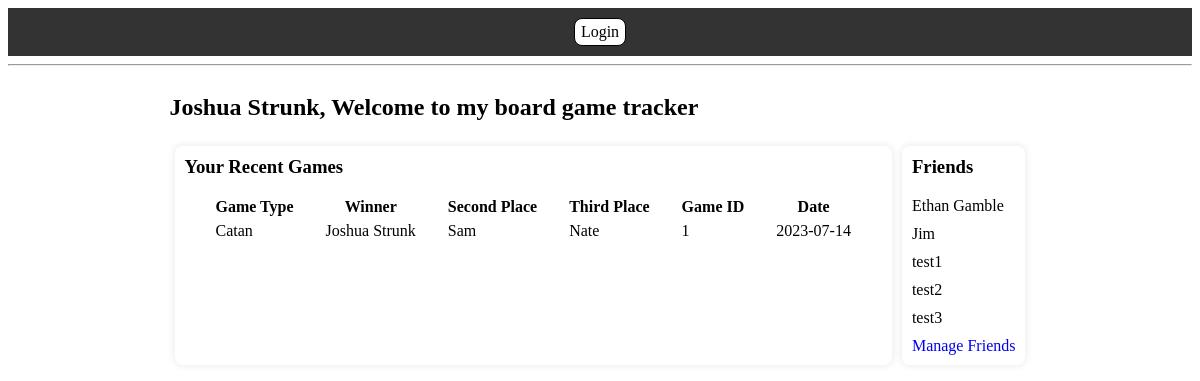
Screenshot of /home (signed in) with the database file from the repository.
### app.py (models this page shows)
class User(UserMixin, db.Model):
    id = db.Column(db.Integer, primary_key=True)
    fullname = db.Column(db.String(50), nullable=False)
    username = db.Column(db.String(15), nullable=False, unique=True)
    email = db.Column(db.String(50), nullable=False, unique=True)
    password = db.Column(db.String(80), nullable=False)
    friends = db.relationship('User', secondary=friends,
                              primaryjoin=(friends.c.user_id == id),
                              secondaryjoin=(friends.c.friend_id == id),
                              backref=db.backref('friend_of', lazy='dynamic'),
                              lazy='dynamic')

class CatanGame(db.Model):
    id = db.Column(db.Integer, primary_key=True)
    game_id = db.Column(db.Integer, nullable=False)
    winnerName = db.Column(db.String(50), nullable=False)
    winnerScore = db.Column(db.Integer, nullable=False)
    secondName = db.Column(db.String(50), nullable=False)
    secondScore = db.Column(db.Integer, nullable=False)
    thirdName = db.Column(db.String(50))
    thirdScore = db.Column(db.Integer)
    fourthName = db.Column(db.String(50))
    fourthScore = db.Column(db.Integer)
    date = db.Column(db.Date)

### app.py (the view, shortened to what this page needs)
@app.route('/')
@app.route('/home')
@login_required
def home():
    user = User.query.filter_by(username=current_user.username).first()
    user_friends = user.friends.limit(5).all()
    print(current_user.username)
    print(current_user.fullname)
    dominion_games = DominionGame.query.filter(or_(
        DominionGame.winnerName == current_user.fullname,
        DominionGame.secondName == current_user.fullname,
        DominionGame.thirdName == current_user.fullname,
        DominionGame.fourthName == current_user.fullname,
        DominionGame.winnerName == current_user.username,
        DominionGame.secondName == current_user.username,
        DominionGame.thirdName == current_user.username,
        DominionGame.fourthName == current_user.username
    )).with_entities(DominionGame.game_id, DominionGame.winnerName, DominionGame.secondName, DominionGame.thirdName, DominionGame.date, literal('Dominion').label('game_type')).all()
    recentGames = []
    catan_games = CatanGame.query.filter(or_(
        CatanGame.winnerName == current_user.fullname,
        CatanGame.secondName == current_user.fullname,
        CatanGame.thirdName == current_user.fullname,
        CatanGame.fourthName == current_user.fullname,
        CatanGame.winnerName == current_user.username,
        CatanGame.secondName == current_user.username,
        CatanGame.thirdName == current_user.username,
        CatanGame.fourthName == current_user.username
    )).with_entities(CatanGame.game_id, CatanGame.winnerName, CatanGame.secondName, CatanGame.thirdName, CatanGame.date, literal('Catan').label('game_type')).all()
    for game in catan_games:
        new_game = {}
        if game.winnerName == current_user.username:
            new_game['winnerName'] = current_user.fullname
        else:
            new_game['winnerName'] = game.winnerName
        if game.secondName == current_user.username:
            new_game['secondName'] = current_user.fullname
        else:
            new_game['secondName'] = game.secondName
        if game.thirdName == current_user.username:
            new_game['thirdName'] = current_user.fullname
        else:
            new_game['thirdName'] = game.thirdName
        new_game['game_id'] = game.game_id
        new_game['game_type'] = 'Catan'
        new_game['current_date'] = game.date
        recentGames.append(new_game)
    lords_games = LordsofWaterdeepGame.query.filter(or_(
        LordsofWaterdeepGame.winnerName == current_user.fullname,
        LordsofWaterdeepGame.secondName == current_user.fullname,
        LordsofWaterdeepGame.thirdName == current_user.fullname,
        LordsofWaterdeepGame.fourthName == current_user.fullname,
        LordsofWaterdeepGame.winnerName == current_user.username,
        LordsofWaterdeepGame.secondName == current_user.username,
        LordsofWaterdeepGame.thirdName == current_user.username,
        LordsofWaterdeepGame.fourthName == current_user.username
    )).with_entities(LordsofWaterdeepGame.game_id, LordsofWaterdeepGame.winnerName, LordsofWaterdeepGame.secondName, LordsofWaterdeepGame.thirdName, LordsofWaterdeepGame.date, literal('Catan').label('game_type')).all()
    sortedGames = sorted(recentGames, key=lambda x: x['game_id'], reverse=True)
    top5Games = sortedGames[:5]
    return render_template('home.html', title='Home', name=current_user.fullname, friends=user_friends, recentGames=top5Games)

### app.py (called while the page is built)
@login_manager.user_loader
def load_user(user_id):
    return User.query.get(int(user_id))

### home.html (shortened to what this page needs)
<!DOCTYPE html>
<html lang="en">
<head>
    <link rel="stylesheet" href="{{ url_for('static', filename='css/baseStyles.css') }}">
</head>
<body>
    {% extends "base.html" %}
    {% import "bootstrap/wtf.html" as wtf %}
    {% block content %}
        <div id="content">
            <div>
                <h2>{{ name }}, Welcome to my board game tracker</h2>
                <div id="mainLayout">
                    <div  class="section">
                        <h3>Your Recent Games</h3>
                        <table>
                            <thead>
                              <tr>
                                <th>Game Type</th>
                                <th>Winner</th>
                                <th>Second Place</th>
                                <th>Third Place</th>
                                <th>Game ID</th>
                                <th>Date</th>
                              </tr>
                            </thead>
                            <tbody>
                              {% for game in recentGames %}
                              <tr>
                                <td>{{ game.game_type }}</td>
                                <td>{{ game.winnerName }}</td>
                                <td>{{ game.secondName }}</td>
                                <td>{{ game.thirdName }}</td>
                                <td>{{ game.game_id }}</td>
                                <td>{{ game.current_date }}</td>
                              </tr>
                              {% endfor %}
                            </tbody>
                        </table>
                    </div>
                    <div class="section">
                        <h3>Friends</h3>
                        <div>
                            {% for friend in friends %}
                            <div style="margin-top: 10px;">
                                <span>{{ friend.fullname }}</span>
                            </div>
                            {% endfor %}
                        </div>
                        <div style="margin-top: 10px;">
                            <a href="/friend" class="btn-info">Manage Friends</a>
                        </div>
                    </div>
                </div>
            </div>
        </div>
    {% endblock %}

### app/templates/base.html (shortened to what this page needs)
<!DOCTYPE html>
<html lang="en">
<head>
</head>
<body>
    <nav>
        <a href="/login">Login</a>
    </nav>
    <hr>
    {% block content %}
    {% endblock %}
</body>
</html>

### baseStyles.css (style rules this page uses)
nav { display: flex; flex-direction: row; justify-content: center; background-color: #333333; width: 100%; }
nav a { margin: 10px; height: 18px; text-decoration: none; padding-top: 4px; padding-bottom: 4px; padding-left: 6px; padding-right: 6px; border: 1px solid black; border-radius: 8px; text-align: center; color: black; background-color: white; }
#content { display: flex; justify-content: center; }
#mainLayout { display: flex; justify-content: center; }
.section { margin: 5px; border-radius: 8px; box-shadow: 0px 0px 8px rgba(0, 0, 0, 0.1); padding: 10px; }
.section h3 { margin-top: 0px; }
table { border-collapse: separate; border-spacing: 30px 0; }
tr td { padding-bottom: 10px; }
tr th { padding-bottom: 5px; }
a { text-decoration: none; }

### rows the page displays
User: fullname "Joshua Strunk", winnerName "Joshua Strunk"
CatanGame: secondName "Sam", thirdName "Nate"
User: fullname "Ethan Gamble"
User: fullname "Jim"
User: fullname "test1"
User: fullname "test2"
User: fullname "test3"

### other values shown
{{ game.game_type }} "Catan"
{{ game.game_id }} "1"
{{ game.current_date }} "2023-07-14"
